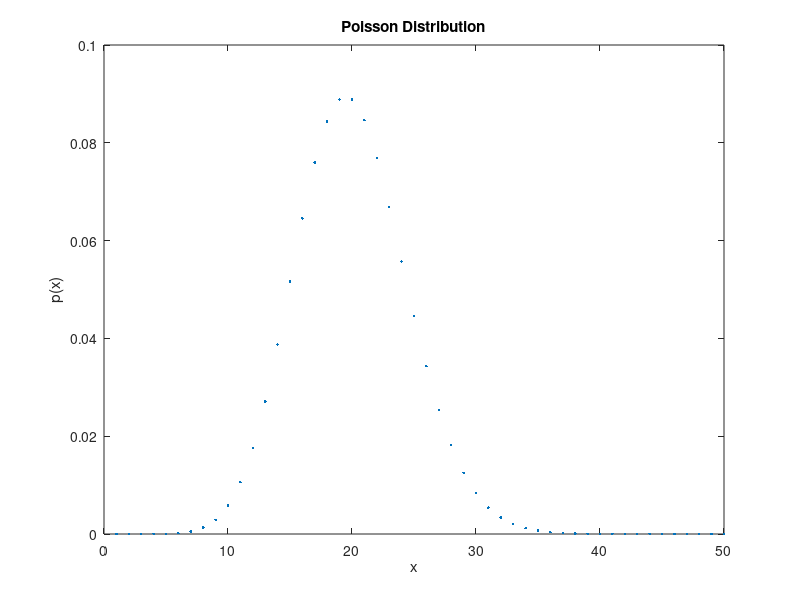

MATLAB code for this plot:
clear;
clc;

s=randi(50,[1,500]);
l=20;

for i=1:500
    fact=1;
    j=1;
     for j=1:s(i)
        fact=fact*j;
    end
    p(i)=l^s(i)*exp(-l)/fact

    
end

plot(s,p,'.');

%plot(a,p,'.');
xlabel('x')
ylabel('p(x)')
title('Poisson Distribution')